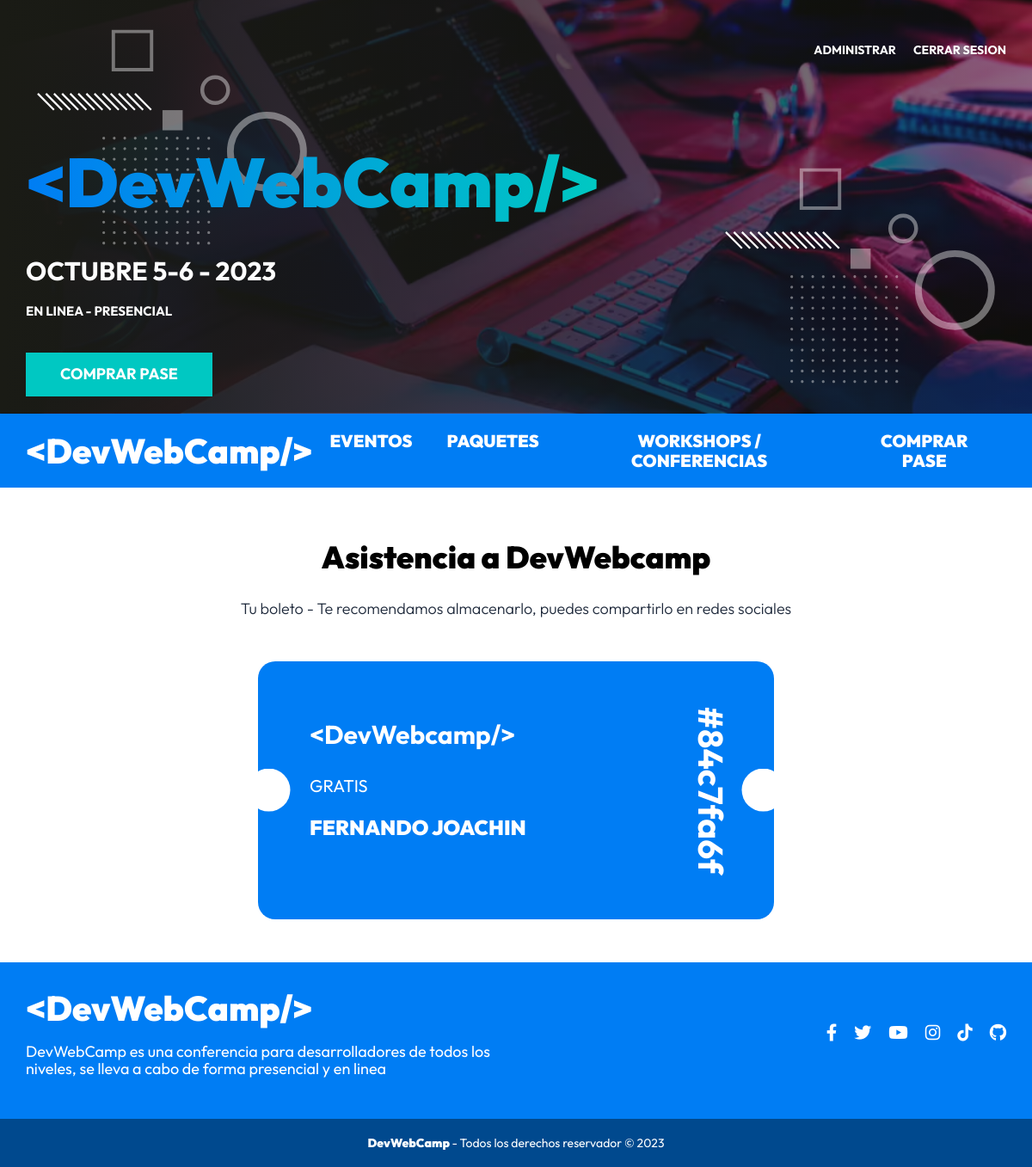
Page /boleto?id=84c7fa6f (signed in) on the committed database.
### tables this page shows
CREATE TABLE `paquetes` (
  `id` int NOT NULL AUTO_INCREMENT,
  `nombre` varchar(30) DEFAULT NULL,
  PRIMARY KEY (`id`)
);

CREATE TABLE `usuarios` (
  `id` int NOT NULL AUTO_INCREMENT,
  `nombre` varchar(40) DEFAULT NULL,
  `apellido` varchar(40) DEFAULT NULL,
  `email` varchar(40) DEFAULT NULL,
  `password` varchar(60) DEFAULT NULL,
  `confirmado` tinyint(1) DEFAULT NULL,
  `token` varchar(13) DEFAULT NULL,
  `admin` tinyint(1) DEFAULT NULL,
  PRIMARY KEY (`id`)
);

CREATE TABLE `registros` (
  `id` int NOT NULL AUTO_INCREMENT,
  `paquete_id` int DEFAULT NULL,
  `pago_id` varchar(30) DEFAULT NULL,
  `token` varchar(8) DEFAULT NULL,
  `usuario_id` int DEFAULT NULL,
  `regalo_id` int DEFAULT NULL,
  PRIMARY KEY (`id`),
  KEY `fk_registros_paquetes_idx` (`paquete_id`),
  KEY `fk_registros_usuario_idx` (`usuario_id`),
  KEY `fk_registros_regalos_idx` (`regalo_id`),
  CONSTRAINT `fk_registros_paquetes` FOREIGN KEY (`paquete_id`) REFERENCES `paquetes` (`id`) ON DELETE CASCADE ON UPDATE CASCADE,
  CONSTRAINT `fk_registros_regalos` FOREIGN KEY (`regalo_id`) REFERENCES `regalos` (`id`) ON DELETE CASCADE ON UPDATE CASCADE,
  CONSTRAINT `fk_registros_usuarios` FOREIGN KEY (`usuario_id`) REFERENCES `usuarios` (`id`) ON DELETE CASCADE ON UPDATE CASCADE
);

### controllers/RegistroController.php (called while the page is built, shortened)
<?php
class RegistroController{
    public static function boleto(Router $router){
        $id = $_GET["id"];
        $registro = Registro::where("token", $id);
        $registro->usuario = Usuario::find($registro->usuario_id);
        $registro->paquete = Paquete::find($registro->paquete_id);
        $router->render("registro/boleto",[
            "titulo" => "Asistencia a DevWebcamp",
            "registro" => $registro
        ]);
    }
}

### public/index.php (called while the page is built, shortened)
<?php
$router = new Router();
$router->get('/login', [AuthController::class, 'login']);
$router->post('/login', [AuthController::class, 'login']);
$router->post('/logout', [AuthController::class, 'logout']);
$router->get('/registro', [AuthController::class, 'registro']);
$router->post('/registro', [AuthController::class, 'registro']);
$router->get('/olvide', [AuthController::class, 'olvide']);
$router->post('/olvide', [AuthController::class, 'olvide']);
$router->get('/reestablecer', [AuthController::class, 'reestablecer']);
$router->post('/reestablecer', [AuthController::class, 'reestablecer']);
$router->get('/mensaje', [AuthController::class, 'mensaje']);
$router->get('/confirmar-cuenta', [AuthController::class, 'confirmar']);
$router->get('/admin/dashboard', [DashboardController::class, 'index']);
$router->get('/admin/ponentes', [PonentesController::class, 'index']);
$router->get('/admin/ponentes/crear', [PonentesController::class, 'crear']);
$router->post('/admin/ponentes/crear', [PonentesController::class, 'crear']);
$router->get('/admin/ponentes/editar', [PonentesController::class, 'editar']);
$router->post('/admin/ponentes/editar', [PonentesController::class, 'editar']);
$router->post('/admin/ponentes/eliminar', [PonentesController::class, 'eliminar']);
$router->get('/admin/eventos', [EventosController::class, 'index']);
$router->get('/admin/eventos/crear', [EventosController::class, 'crear']);
$router->post('/admin/eventos/crear', [EventosController::class, 'crear']);
$router->get('/admin/eventos/editar', [EventosController::class, 'editar']);
$router->post('/admin/eventos/editar', [EventosController::class, 'editar']);
$router->post('/admin/eventos/eliminar', [EventosController::class, 'eliminar']);
$router->get('/api/eventos-horario', [APIEventos::class, 'index']);
$router->get('/api/ponentes', [APIPonentes::class, 'index']);
$router->get('/api/ponente', [APIPonentes::class, 'ponente']);
$router->get('/api/tags', [APITags::class, 'index']);
$router->get('/admin/registrados', [RegistradosController::class, 'index']);
$router->get('/admin/regalos', [RegalosController::class, 'index']);
$router->get('/finalizar-registro', [RegistroController::class, 'crear']);
$router->post('/finalizar-registro/gratis', [RegistroController::class, 'gratis']);
$router->post('/finalizar-registro/pagar', [RegistroController::class, 'pagar']);
$router->get('/finalizar-registro/conferencias', [RegistroController::class, 'conferencias']);
$router->get('/boleto', [RegistroController::class, 'boleto']);
$router->get('/', [PaginasController::class, 'index']);
$router->get('/devwebcamp', [PaginasController::class, 'evento']);
$router->get('/paquetes', [PaginasController::class, 'paquetes']);
$router->get('/workshops-conferencia', [PaginasController::class, 'conferencias']);
$router->get('/404', [PaginasController::class, 'error']);
$router->comprobarRutas();

### models/ActiveRecord.php (called while the page is built, shortened)
<?php
class ActiveRecord {
    protected static $db;
    protected static $tabla = '';
    public static function setDB($database) {
        self::$db = $database;
    }
    public static function consultarSQL($query) {
        $resultado = self::$db->query($query);
        $array = [];
        while($registro = $resultado->fetch_assoc()) {
            $array[] = static::crearObjeto($registro);
        }
        return $array;
    }
    protected static function crearObjeto($registro) {
        $objeto = new static;
        foreach($registro as $key => $value ) {
            if(property_exists( $objeto, $key  )) {
                $objeto->$key = $value;
            }
        }
        return $objeto;
    }
    public static function find($id) {
        $query = "SELECT * FROM " . static::$tabla  ." WHERE id = {$id}";
        $resultado = self::consultarSQL($query);
        return array_shift( $resultado ) ;
    }
    public static function where($columna, $valor) {
        $query = "SELECT * FROM " . static::$tabla . " WHERE {$columna} = '{$valor}'";
        $resultado = self::consultarSQL($query);
        return array_shift( $resultado ) ;
    }
}

### views/registro/boleto.php (the view)
<main class="pagina">
    <h2 class="pagin__heading"><?php echo $titulo;?></h2>
    <p class="pagin__descripcion">Tu boleto - Te recomendamos almacenarlo, puedes compartirlo en redes sociales</p>
    <div class="boleto-virtual">
        <div class="boleto boleto--<?php echo strtolower($registro->paquete->nombre);?> boleto--acceso">
            <div class="boleto__contenido">
                <h4 class="boleto__logo">&#60;DevWebcamp/></h4>
                <p class="boleto__plan"><?php echo $registro->paquete->nombre;?></p>
                <p class="boleto__nombre"><?php echo $registro->usuario->nombre . " " . $registro->usuario->apellido;?></p>
            </div>
            <p class="boleto__codigo"><?php echo "#" . $registro->token;?></p>
        </div>
    </div>
</main>

### public/build/css/app.css (style rules this page uses)
html { line-height: 1.15; -webkit-text-size-adjust: 100%; }
body { margin: 0; }
main { display: block; }
html { font-size: 62.5%; box-sizing: border-box; height: 100%; }
*, *:before, *:after { box-sizing: inherit; }
body { font-family: "Outfit", sans-serif; font-size: 1.8rem; }
h1, h2, h3 { font-family: "Outfit", sans-serif; font-weight: 900; margin: 2rem 0; }
h2 { font-size: 3.6rem; }
[class$=__heading] { font-family: "Outfit", sans-serif; font-weight: 900; margin: 2rem 0; margin: 6rem 0 3rem 0; text-align: center; }
[class$=__descripcion] { text-align: center; font-size: 1.8rem; font-weight: 300; color: #1E293B; margin-bottom: 5rem; }
.boleto { width: min(100% - 5rem, 65rem); margin: 0 auto; padding: 6rem; border-radius: 2rem; color: #FFFFFF; position: relative; }
.boleto::before, .boleto::after { position: absolute; content: ""; background-color: #FFFFFF; width: 5rem; height: 5rem; top: calc(50% - 2.5rem); }
.boleto::before { clip-path: circle(50% at 25% 50%); left: 0; }
.boleto::after { clip-path: circle(50% at 75% 50%); right: 0; }
.boleto--gratis { background-color: #007df4; }
.boleto__logo { color: #FFFFFF; text-align: center; margin-bottom: 2rem; white-space: nowrap; font-size: clamp(2rem, -0.8rem + 10vw, 4rem); }
@media (min-width: 1024px) { .boleto__logo { text-align: left; margin: 0; } }
.boleto__plan { font-size: 2rem; text-transform: uppercase; margin: 3rem 0 0 0; }
.boleto--acceso { width: 30rem; height: 50rem; padding: 10rem 3rem; }
@media (min-width: 768px) { .boleto--acceso { width: 60rem; height: 30rem; padding: 6rem; display: flex; flex-direction: column; justify-content: center; } }
.boleto--acceso .boleto__logo { font-size: clamp(2rem, -0.8rem + 10vw, 3rem); margin: 0; text-align: left; }
.boleto--acceso .boleto__nombre { font-size: 2.4rem; text-transform: uppercase; font-weight: 900; }
.boleto--acceso .boleto__codigo { font-size: 4rem; font-weight: 700; text-align: center; position: absolute; bottom: 7rem; margin: 0; left: 0; width: 100%; }
@media (min-width: 768px) { .boleto--acceso .boleto__codigo { rotate: 90deg; transform-origin: 0 0; top: 0; left: calc(100% - 5rem); width: 30rem; } }
.boleto::before { clip-path: circle(50% at 50% 25%); left: calc(50% - 2.5rem); top: 0; }
@media (min-width: 768px) { .boleto::before { clip-path: circle(50% at 25% 50%); left: 0; top: calc(50% - 2.5rem); } }
.boleto::after { clip-path: circle(50% at 50% 75%); left: calc(50% - 2.5rem); top: calc(100% - 5rem); }
@media (min-width: 768px) { .boleto::after { clip-path: circle(50% at 75% 50%); left: calc(100% - 5rem); top: calc(50% - 2.5rem); } }

### rows in the picture
paquetes: nombre "GRATIS"
usuarios: nombre "FERNANDO", apellido "JOACHIN"
registros: token "84c7fa6f"

### other values in the picture
$titulo "Asistencia a DevWebcamp"
